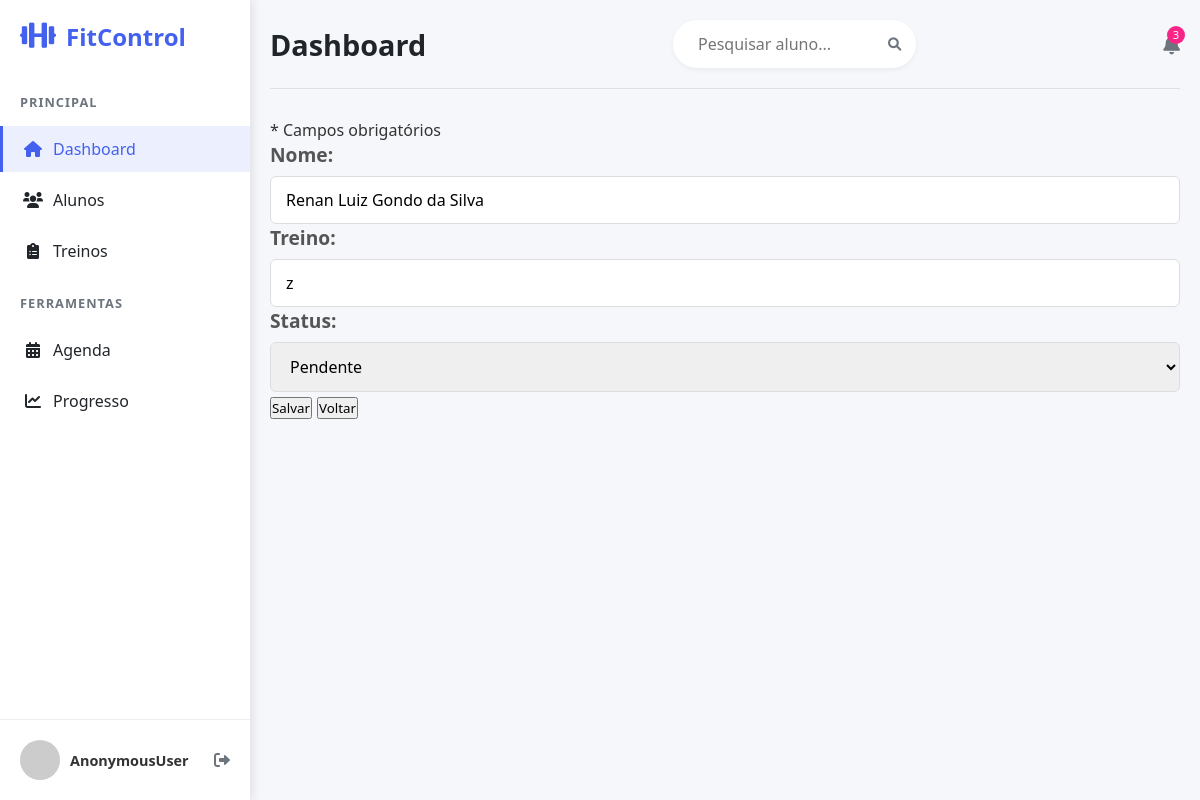
Screenshot of /editar/1/ with the database file from the repository.
### paginas/models.py (models this page shows, shortened)
class Aluno(models.Model):
    nome = models.CharField(max_length=120)
    treino = models.CharField(max_length=80)
    data = models.DateTimeField(auto_now_add=True)
    status = models.CharField(
        max_length=12,
        choices=STATUS,
        default='Pendente',
    )
    class Meta:
        ordering = ["nome"]
        verbose_name_plural = "Aluno"

### paginas/views.py (the view)
# urls.py: path('editar/<int:pk>/', AlunoUpdateView.as_view(), name='aluno_edit'),
class AlunoUpdateView(UpdateView):
    model = Aluno
    template_name = 'paginas/cadastroTemplate.html'
    fields = ['nome', 'treino', 'status']
    success_url = reverse_lazy('aluno_list')

### paginas/templates/paginas/cadastroTemplate.html (shortened to what this page needs)
{% extends 'paginas/modelo.html' %}
{% load static %}
{% load crispy_forms_tags %}
{% block conteudo %}
<div class="row justify-content-center">
    <div class="col-lg-6">
        <div class="fs-5 fw-light text-muted mb-4">
            * Campos obrigatórios
        </div>
        <form action="" method="post">
            {{ form.as_p}}
            <p class="text-center">
                <button type="submit" class="btn btn-success btn-lg m-2">
                    {{ botao|default:"Salvar" }}
                </button>
                <button type="button" class="btn btn-outline-dark btn-lg m-2" onclick="history.back()">
                    Voltar
                </button>
            </p>
        </form>
    </div>
</div>
{% endblock %}

### static/css/main.css (style rules this page uses)
* { margin: 0; padding: 0; box-sizing: border-box; font-family: 'Segoe UI', Tahoma, Geneva, Verdana, sans-serif; }
body { background-color: #f5f5f5; color: #333; }
:root { --primary-color: #4361ee; --secondary-color: #3f37c9; --accent-color: #4895ef; --success-color: #4cc9f0; --danger-color: #f72585; --warning-color: #f8961e; --info-color: #43aa8b; --light-color: #f8f9fa; --dark-color: #212529; --gray-color: #6c757d; --sidebar-width: 250px; }

### static/css/aluno_form.css (style rules this page uses)
body { font-family: 'Segoe UI', Tahoma, Geneva, Verdana, sans-serif; background-color: #f5f7fb; margin: 0; padding: 0; color: #333; }
label { display: block; margin-bottom: 8px; font-weight: 600; color: #555; }
input, select, textarea { width: 100%; padding: 12px 15px; border: 1px solid #ddd; border-radius: 6px; font-size: 1rem; transition: border-color 0.3s; }

### paginas/templates/paginas/cadastroTemplate.html (style rules this page uses)
form { font-size: 120%; }

### rows the page displays
Aluno: nome "Renan Luiz Gondo da Silva", treino "z", status "Pendente"

### other values shown
{{ request.user }} "AnonymousUser"
{{ botao|default:"Salvar" }} "Salvar"
